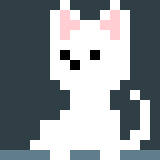
#> input picture sinlhm.png, 160 x 160 px, found by its file name
$ python figure.py
#> lines starting #> are read from the running program, lines starting #| are printed output that depends on the picture
import webcolors
from PIL import Image

image = Image.open("/Users/sainaamirimoghadam/Downloads/sinlhm.png")
#> image is the input picture: PIL image 160x160 RGBA; mean R, G, B, A 138.6, 146.1, 150.5, 255
newsize = (100, 100)
red_image = image.resize(newsize)
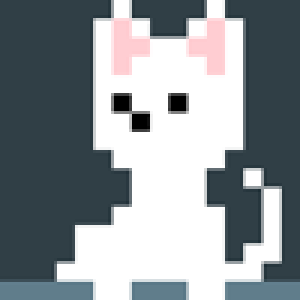
#> red_image: PIL image 100x100 RGBA (shown 3 times larger); mean R, G, B, A 138.3, 145.8, 150.2, 255


red_image_rgb = red_image.convert("RGB")
width, height = red_image_rgb.size
#> width = 100; height = 100


rowofpixel = []
pixelart2 = []
pixelart = []
colornames = []

def closest_colour(requested_colour):
    min_colours = {}
#> (the run stopped early here; a loop or call above may not have finished)
